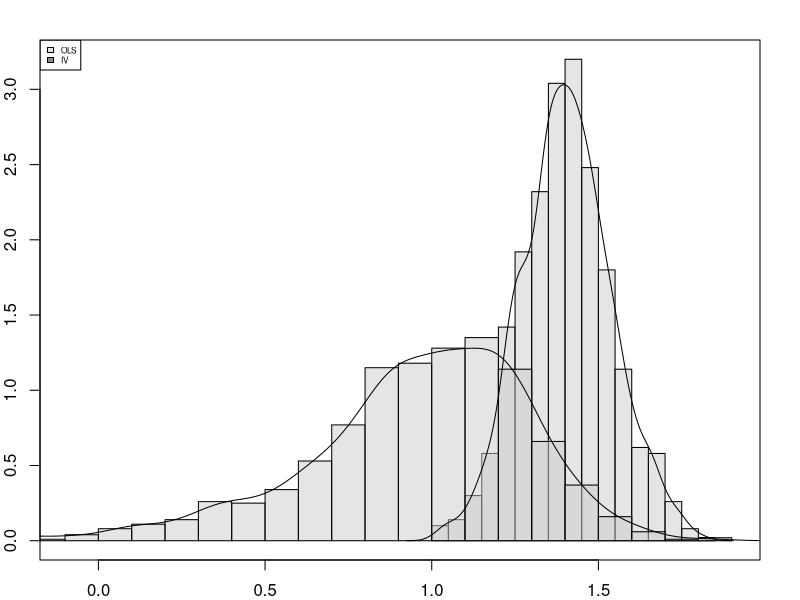
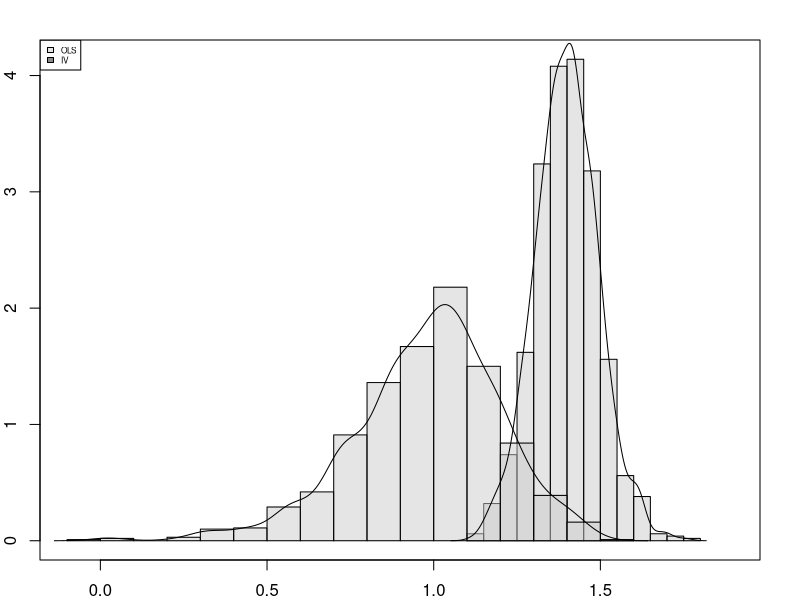
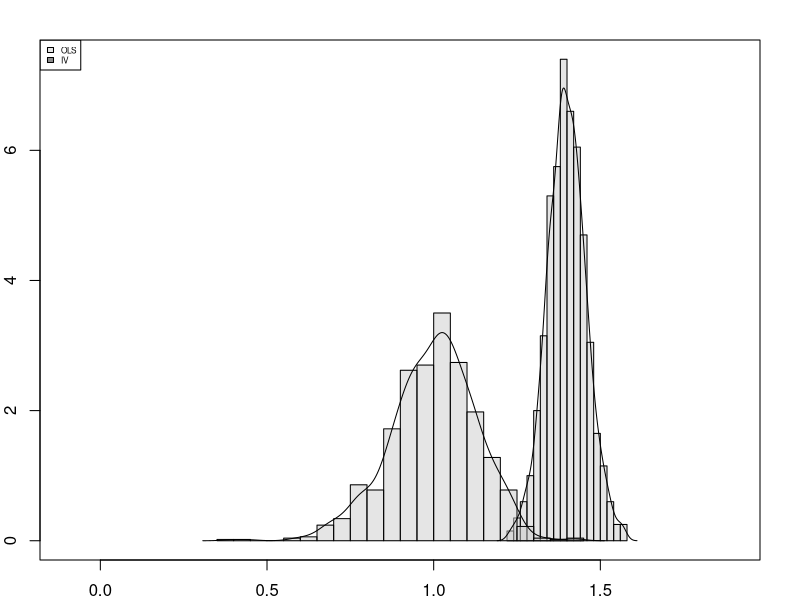
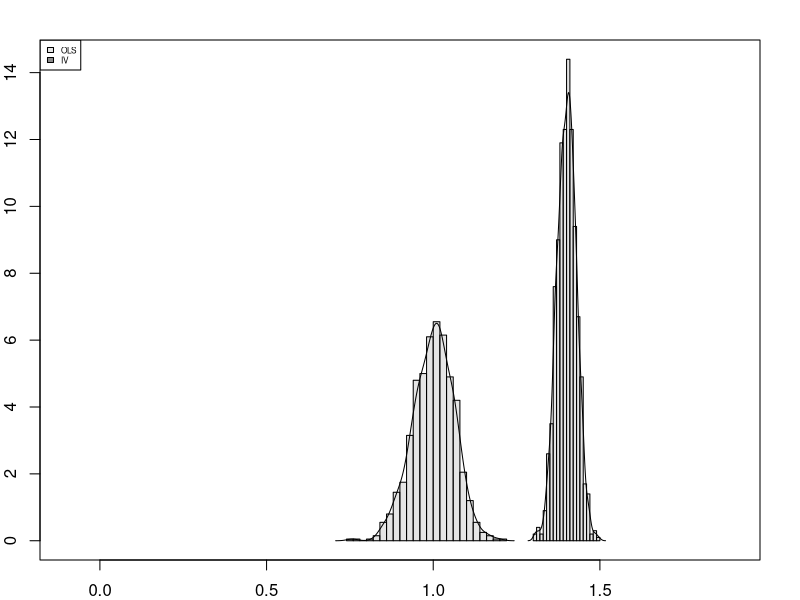

Write R code to recreate these figures, in order.
install.packages("AER")
library (AER) 
library (MASS)

alpha <- 0
beta <-1

#simulation
set.seed (666)
reps <- 10000
n<- c ( 50 , 100 , 250 , 1000 )

betaOLS <- matrix (0, nrow = reps, ncol = length (n))
betaIV <- matrix (0, nrow = reps, ncol = length(n))

for (i in 1:length (n)) {
  
  for ( j in 1: reps) {
    
    w <- mvrnorm (n[i], c (0,0,0), matrix (c (1, 0.5, 0.4, 0.5, 1, 0, 0.4, 0, 1), 3, 3))
    x <- w[,1]
    z <- w[,2]
    epsilon <- w[,3]
    
    y <- alpha + beta*x + epsilon
    
    # OLS e s tim a ti o n
    betaOLS [j, i] <- lm(y~x )$coefficients[2]
    
    # IV e s tim a ti o n
    betaIV [j, i] <-ivreg (y~ x|z)$coefficients[2]
  }
}

graphics.off()
par("mar")
par(mar=c(2,2,2,2))

OLShist<-hist (betaOLS [1:1000, 1], breaks ="Scott", prob = T, xlim = c(mean(betaOLS [1:1000, 1])-1.5, 
                                                                            mean(betaOLS [1:1000,1])+0.5), 
                                                                          main = "", xlab = "", col=rgb (0.8, 0.8, 0.8, 0.5))
IVhist<- hist (betaIV [1:1000, 1], breaks = "Scott", prob = T, add = T, col=rgb (0.8, 0.8, 0.8, 0.5))
lines (density (betaIV [1:1000,1]))
lines (density (betaOLS [1:1000, 1]))
legend ("topleft", c("OLS","IV"), fill=c(rgb (0.8, 0.8, 0.8, 0.5), rgb(0.1, 0.1, 0.1, 0.5)), cex=0.5)
box ( )
mtext (paste0 ("N=", n[1]), side=1, line=2)


OLShist<-hist (betaOLS [1:1000, 2], breaks ="Scott", prob = T, xlim = c(mean(betaOLS [1:1000, 2])-1.5, 
                                                                            mean(betaOLS [1:1000,2])+0.5), 
                                                                        main = "", xlab = "", col=rgb (0.8, 0.8, 0.8, 0.5))
IVhist<- hist (betaIV [1:1000, 2], breaks = "Scott", prob = T, add = T, col=rgb (0.8, 0.8, 0.8, 0.5))
lines (density (betaIV [1:1000,2]))
lines (density (betaOLS [1:1000, 2]))
legend ("topleft", c("OLS","IV"), fill=c(rgb (0.8, 0.8, 0.8, 0.5), rgb(0.1, 0.1, 0.1, 0.5)), cex=0.5)
box ( )



OLShist<-hist (betaOLS [1:1000, 3], breaks ="Scott", prob = T, xlim = c(mean(betaOLS [1:1000, 3])-1.5, 
                                                                            mean(betaOLS [1:1000,3])+0.5), 
               main = "", xlab = "", col=rgb (0.8, 0.8, 0.8, 0.5))
IVhist<- hist (betaIV [1:1000, 3], breaks = "Scott", prob = T, add = T, col=rgb (0.8, 0.8, 0.8, 0.5))
lines (density (betaIV [1:1000,3]))
lines (density (betaOLS [1:1000, 3]))
legend ("topleft", c("OLS","IV"), fill=c(rgb (0.8, 0.8, 0.8, 0.5), rgb(0.1, 0.1, 0.1, 0.5)), cex=0.5)
box ( )

OLShist<-hist (betaOLS [1:1000, 4], breaks ="Scott", prob = T, xlim = c(mean(betaOLS [1:1000, 4])-1.5, 
                                                                            mean(betaOLS [1:1000,4])+0.5), 
               main = "", xlab = "", col=rgb (0.8, 0.8, 0.8, 0.5))
IVhist<- hist (betaIV [1:1000, 4], breaks = "Scott", prob = T, add = T, col=rgb (0.8, 0.8, 0.8, 0.5))
lines (density (betaIV [1:1000,4]))
lines (density (betaOLS [1:1000, 4]))
legend ("topleft", c("OLS","IV"), fill=c(rgb (0.8, 0.8, 0.8, 0.5), rgb(0.1, 0.1, 0.1, 0.5)), cex=0.5)
box ( )
